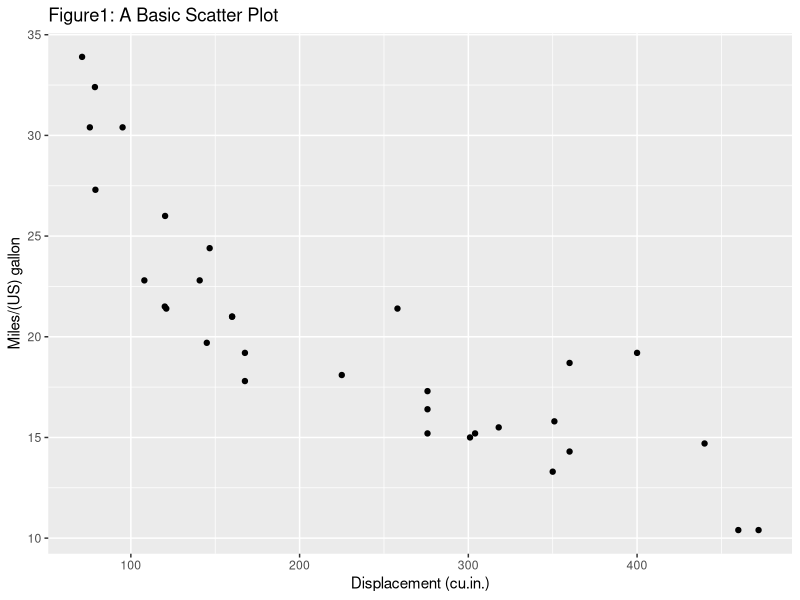

R code for this plot:
## ---- chunk 1
## Load the data
data(mtcars)
library(ggplot2)
ggplot(mtcars, aes(x = disp, y = mpg)) + geom_point() + 
    labs(title = "Figure1: A Basic Scatter Plot",
    x = "Displacement (cu.in.)", y = "Miles/(US) gallon")
